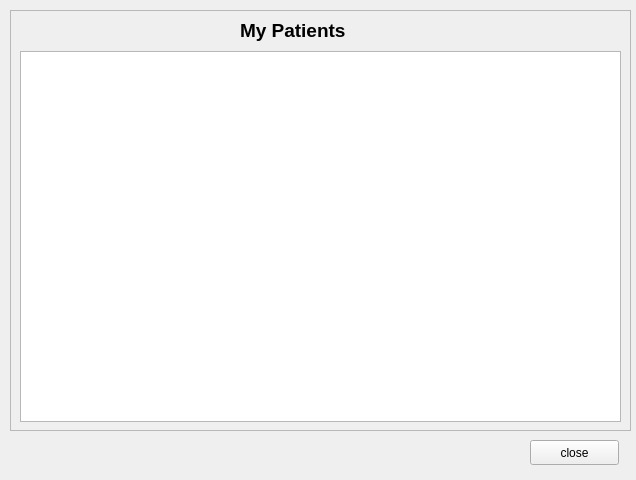
<?xml version="1.0" encoding="UTF-8"?>
<ui version="4.0">
 <class>myPatientDoctorList</class>
 <widget class="QWidget" name="myPatientDoctorList">
  <property name="geometry">
   <rect>
    <x>0</x>
    <y>0</y>
    <width>636</width>
    <height>480</height>
   </rect>
  </property>
  <property name="windowTitle">
   <string>My Patient List</string>
  </property>
  <widget class="QFrame" name="frame">
   <property name="geometry">
    <rect>
     <x>10</x>
     <y>10</y>
     <width>621</width>
     <height>421</height>
    </rect>
   </property>
   <property name="frameShape">
    <enum>QFrame::StyledPanel</enum>
   </property>
   <property name="frameShadow">
    <enum>QFrame::Raised</enum>
   </property>
   <widget class="QLabel" name="patientLabel">
    <property name="geometry">
     <rect>
      <x>230</x>
      <y>0</y>
      <width>191</width>
      <height>41</height>
     </rect>
    </property>
    <property name="styleSheet">
     <string notr="true">font-size:14pt;
font-weight: bold;</string>
    </property>
    <property name="text">
     <string>My Patients</string>
    </property>
   </widget>
   <widget class="QTableWidget" name="tableWidget">
    <property name="geometry">
     <rect>
      <x>10</x>
      <y>41</y>
      <width>601</width>
      <height>371</height>
     </rect>
    </property>
    <property name="sizePolicy">
     <sizepolicy hsizetype="Fixed" vsizetype="Fixed">
      <horstretch>0</horstretch>
      <verstretch>0</verstretch>
     </sizepolicy>
    </property>
   </widget>
  </widget>
  <widget class="QPushButton" name="okButton">
   <property name="geometry">
    <rect>
     <x>530</x>
     <y>440</y>
     <width>89</width>
     <height>25</height>
    </rect>
   </property>
   <property name="text">
    <string>close</string>
   </property>
  </widget>
 </widget>
 <resources/>
 <connections/>
</ui>
